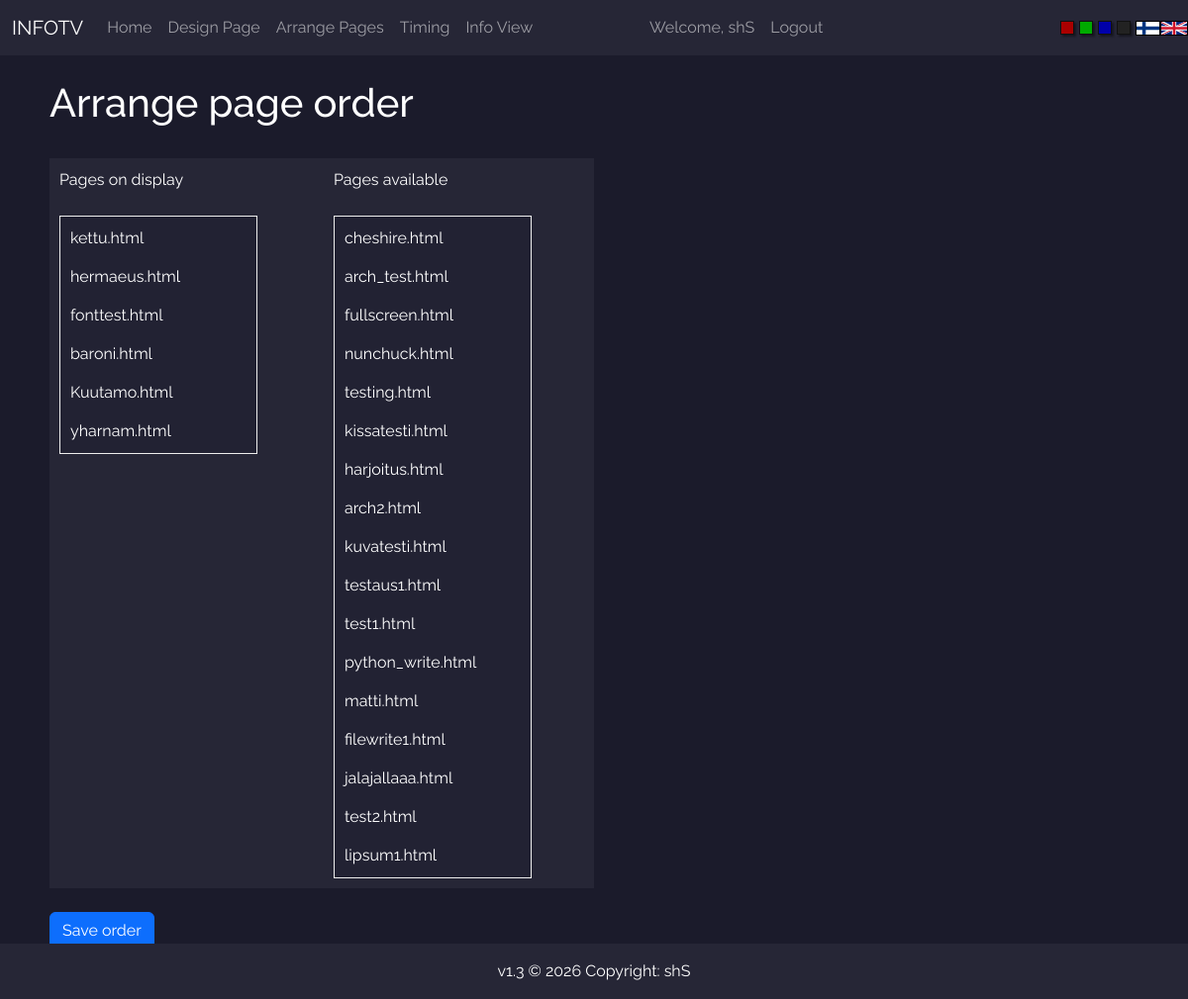
Screenshot of /arrange (signed in) with the database file from the repository.
### FlaskTV/models.py (models this page shows, shortened)
class User(db.Model, UserMixin):
    id = db.Column(db.Integer(), primary_key=True)
    username = db.Column(db.String(length=30), nullable=False, unique=True)
    email_address = db.Column(db.String(length=50), nullable=False, unique=True)
    password_hash = db.Column(db.String(length=60), nullable=False)
    modified_pages = db.relationship('Page', backref='owned_user', lazy=True)
    @property
    def password(self):
        return self.password

class Page(db.Model):
    id = db.Column(db.Integer(), primary_key=True)
    name = db.Column(db.String(length=255), nullable=False)
    file = db.Column(db.String(length=255), nullable=False)
    time = db.Column(db.Integer(), nullable=False)
    owner = db.Column(db.Integer(), db.ForeignKey('user.id'), nullable=False)
    enabled = db.Column(db.Boolean(), nullable=False)

### FlaskTV/routes.py (the view, shortened to what this page needs)
@app.route('/arrange', methods=['GET', 'POST'])
@login_required
def arrange_page():
    do_pages_exist()
    get_lang_prefix()
    arrangeform = langs.FORMS[langs.PREFIX]['arrangeform']()
    pages = Page.query.all()
    enabled = Page.query.filter_by(enabled=1).all()
    disabled = Page.query.filter_by(enabled=0).all()
    right_pane = []
    path = 'FlaskTV/templates/info_pages'
    files = os.listdir(path)
    for page in pages:
        if page.file in files:
            files.remove(page.file)
    for i in range(0, len(disabled)):
        right_pane.append(disabled[i].file)
    right_pane.extend(files)
    return render_template(f'{langs.PREFIX}/arrange.html', pages=enabled, files=right_pane, arrangeform=arrangeform)

### FlaskTV/models.py (called while the page is built)
@login_manager.user_loader
def load_user(user_id):
    return User.query.get(int(user_id))

### FlaskTV/routes.py (called while the page is built, shortened)
def do_pages_exist():
    pages = Page.query.all()
    path = os.path.join(os.getcwd(), 'FlaskTV', 'templates', 'info_pages')
    files = os.listdir(path)
    modified = False
    for page in pages:
        if page.file not in files:
            pages.remove(page)
            modified = True
    return True

def get_lang_prefix():
    lang_prefix = 'en'
    if request.cookies.get('lang') == 'fi':
        lang_prefix = 'fi'
    langs.PREFIX = lang_prefix
    return lang_prefix

### FlaskTV/templates/en/arrange.html (shortened to what this page needs)
{% extends 'base.html' %}
{% block content %}
<h1>Arrange page order</h1>
<br />
<form method="POST">
<div class="container s-accent w-50" style="margin:0px; padding:10px;">
    <div class="row">
        <div class="col">
            Pages on display
        </div>
        <div class="col">
            Pages available
        </div>
    </div>
    <br />
    <div class="row">
        <div class="col">
            <ul id="sortable1" class="connectedSortable s-lighten">
            {% for page in pages %}
                <li id="{{ page.file }}">{{ page.file }}</li>
            {% endfor %}
            </ul>
        </div>
        <div class="col">
            <ul id="sortable2" class="connectedSortable s-lighten">
            {% for index in range(files | length) %}
                <li id="{{ files[index] }}">{{ files[index] }}</li>
            {% endfor %}
            </ul>
        </div>
    </div>
</div>
<br />
<button type="button" class="btn btn-primary" id="go" data-bs-toggle="modal" data-bs-target="#Modal-ArrangeConfirm-2">Save order</button>
</form>
{% endblock %}

### FlaskTV/templates/en/nav.html (shortened to what this page needs)
{% if request.cookies.get("theme") == "white" %}
<nav class="navbar navbar-expand-md navbar-light s-accent">
{% else %}
<nav class="navbar navbar-expand-md navbar-dark s-accent">
{% endif %}
      <div class="container-fluid">
      <a class="navbar-brand" href="#">INFOTV</a>
      <div class="navbar-collapse multi-collapse collapse w-100" id="navbarNav">
        <ul class="navbar-nav mr-auto">
            <li class="nav-item active">
                <a class="nav-link" href="{{ url_for('home_page') }}">Home</a>
            </li>
            <li class="nav-item">
                <a class="nav-link" href="{{ url_for('design_page') }}">Design Page</a>
            </li>
            <li class="nav-item">
                <a class="nav-link" href="{{ url_for('arrange_page') }}">Arrange Pages</a>
            </li>
            <li class="nav-item">
                <a class="nav-link" href="{{ url_for('timing_page') }}">Timing</a>
            </li>
            <li class="nav-item">
                <a class="nav-link" href="{{ url_for('view_page') }}">Info View</a>
            </li>
        </ul>
        </div>
        {% if current_user.is_authenticated %}
        <div class="w-75 navbar-collapse multi-collapse collapse" id="navbarCred">
        <ul class="navbar-nav ml-auto">
            <li class="nav-item">
                <a class="nav-link" href="{{ url_for('profile_page') }}">Welcome, {{ current_user.username }}</a>
            </li>
            <li class="nav-item">
                <a class="nav-link" href="{{ url_for('logout_page') }}">Logout</a>
            </li>
        </ul>
      </div>
        {% endif %}
    </div>
    <div class="s-row">
        <a href="/set/red"><div class="s-square s-red"></div></a>
        <a href="/set/green"><div class="s-square s-green"></div></a>
        <a href="/set/blue"><div class="s-square s-blue"></div></a>
        <a href="/set/black"><div class="s-square s-black"></div></a>
        <a href="/lang/fi">
        <div class="f-fin-box">
            <div class="f-fin"></div>
        </div></a>
        <a href="/lang/en">
        <div class="f-en-box">
            <div class="f-en"></div>
        </div></a>
    </div>
    </nav>

### FlaskTV/static/base.css (style rules this page uses)
body { font-family: 'Raleway', sans-serif; font-size: 1.0em; }
.s-row { display: flex; justify-items: flex-start; }
.s-square { height: 14px; width: 14px; border: 1px solid #111; box-shadow: 2px 2px 2px 0px rgba(0, 0, 0, 0.4); margin-right: 5px; }
.s-red { background-color: #a00; }
.s-green { background-color: #0a0; }
.s-blue { background-color: #00a; }
.s-black { background-color: #222; }
.f-fin { width: 100%; height: 100%; background-size: contain; }
.f-en { width: 100%; height: 100%; background-size: contain; }
.f-fin-box { width: 25px; height:15px; border: 1px solid #000; }
.f-en-box { width: 28px; height:15px; border: 1px solid #000; }
#sortable1, #sortable2 { border: 1px solid #eee; width: 200px; min-height: 20px; list-style-type: none; margin: 0; padding: 5px 0 0 0; float: left; margin-right: 10px; cursor: grab !important; }
#sortable1 li, #sortable2 li { margin: 0 5px 5px 5px; padding: 5px; width: 200px; }

### FlaskTV/static/blue.css (style rules this page uses)
body { background-color: #1b1b2b; color: #fff; position: relative; }
.s-accent { color: #fff; background-color: #262636; }
.s-lighten { color: #fff; background-color: #222233; }

### rows the page displays
User: username "shS"
Page: file "kettu.html"
Page: file "hermaeus.html"
Page: file "fonttest.html"
Page: file "baroni.html"
Page: file "Kuutamo.html"
Page: file "yharnam.html"
Page: file "cheshire.html"
Page: file "arch_test.html"
Page: file "fullscreen.html"
Page: file "nunchuck.html"

### other values shown
{{ files[index] }} "testing.html" "kissatesti.html" "harjoitus.html" "arch2.html" "kuvatesti.html" "testaus1.html" "test1.html" "python_write.html" "matti.html" "filewrite1.html" "jalajallaaa.html" "test2.html" "lipsum1.html"
